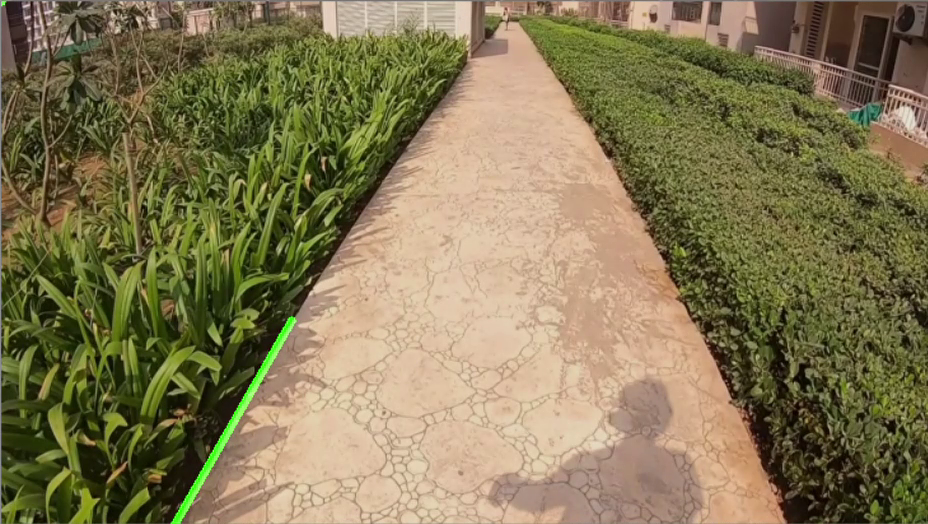
#> input picture frame 27 of Curved Lanes/test.mp4, 928 x 524 px
$ jupyter execute FinalTest.ipynb
#> lines starting #> are read from the running program, lines starting #| are printed output that depends on the picture; after the words box and inside, x2 and y2 are one past the last pixel; in counts of white or black regions, pixels touching at a corner belong together
### Curved Lanes/ImagePrep.py
import cv2 as cv
import numpy as np
class PrepareImage():
    '''ATTRIBUTES:
    gauss_size : kernel size for the gaussian blur
                type-> tuple of size 2 with odd and equal
                       entries > 1
    gauss_deviation : x and y axis standard deviations for
               gaussian blur
               type -> list-like of size = 2
    auto_canny : If auto canny is True use median of blurred
                image to calculate thresholds
                type-> boolean
    canny_low : the lower threshold of the canny filter
                type -> int
    canny_high : the higher threshold of the canny filter
                type -> int
    segment_x : the width of segment peak( the triangular
               segment head). Given as the fraction of the width
               of the image
               type -> float in (0,1) 0 and 1 exclusive
    segment_y : the height segment peak
                Given as the fraction of the height from the
                top
                type -> float in (0,1) 0 and 1 exclusive

    METHODS:
    do_canny : does gaussian blurring and canny thresholding of image
    segment_image : segments the lane to reduce computation cost
    get_poly_mask_points : returns the lane area to analyse for curve fitting
    get_binary_image:
    '''
    def __init__(self,
                gauss_size = None,
                gauss_deviation = None,
                auto_canny = False,
                canny_low = 50,
                canny_high = 175,
                segment_x = 0.5,
                segment_y = 0.5):

        # setting gaussian kernel parameters.
        if(gauss_size is not None):
            if(len(gauss_size) != 2):
                raise Exception("Wrong size for the Gaussian Kernel")
            elif(type(gauss_size) is not tuple):
                raise Exception("Kernel type should be a tuple")
            elif(gauss_size[0]%2 == 0 or gauss_size[1]%2 == 0):
                raise Exception("Even entries found in Gaussian Kernel")
        self.gauss_kernel = gauss_size

        if(gauss_deviation is not None):
            if(len(gauss_deviation)!=2):
                raise Exception("Wrong length of gauss deviation")
            else:
                self.gauss_deviation = gauss_deviation

        if(type(auto_canny) is not bool):
            raise TypeError("Incorrect Type mentioned for auto canny")

        # setting canny parameters
        if(auto_canny is False):
            self.auto_canny = False
            if(type(canny_high) is int and type(canny_low) is int):
                self.canny_low = canny_low
                self.canny_high = canny_high
            else:
                raise TypeError("Incorrect type specified for canny thresholds")
        else:
            self.auto_canny = True

        # setting segment parameters
        if segment_x >=1 or segment_x<=0:
            raise Exception("Fraction specified is out of range (0,1)")
        else:
            self.segment_x = segment_x
        if segment_y >=1 or segment_y<=0:
            raise Exception("Fraction specified is out of range (0,1)")
        else:
            self.segment_y = segment_y
    def do_canny(self,frame):
        '''PARAMETERS: frame: the frame of the image on which we want to apply the
                      canny filter
          RETURNS : a canny filtered frame '''
        # gray the image
        gray = cv.cvtColor(frame, cv.COLOR_RGB2GRAY)
        # apply blur
        if(self.gauss_kernel is None):
            self.gauss_kernel = (9,9) # using a default kernel size
        if(self.gauss_deviation is None):
            self.gauss_deviation = [3,3]

        blur = cv.GaussianBlur(gray, self.gauss_kernel, self.gauss_deviation[0], self.gauss_deviation[1])

        #apply canny filter
        if self.auto_canny is False:
            canny = cv.Canny(blur,self.canny_low,self.canny_high)
        else:
            # Auto canny trumps specified parameters
            v = np.median(blur)
            sigma = 0.33
            lower = int(max(0, (1.0 - sigma) * v))
            upper = int(min(255, (1.0 + sigma) * v))
            canny = cv.Canny(blur,lower,upper)

        return canny

    def segment_image(self,frame):
        '''PARAMETERS: frame : the frame of the image on which we want to apply the
                      segementation filter
        RETURNS : a segmented canny filtered frame '''
        height = frame.shape[0]
        width = frame.shape[1]
        shift = int(0.08 * width)
        points = np.array([
            [(0,height),(width,height),(int(width*self.segment_x)+shift,int(height*self.segment_y)),
             (int(width*self.segment_x)-shift,int(height*self.segment_y))]
        ])
        # create an image with zero intensity with same dimensions as frame.
        mask = np.zeros_like(frame)

        cv.fillPoly(mask,points,255) # filling the frame's triangle with white pixels
        # do a bitwise and on the canny filtered black and white image and the
        # segment you just created to get a triangular area for lane detection
        segment = cv.bitwise_and(frame, mask)

        # boundary lines...
        # cv.line(segment,(0,height),(int(width*self.segment_x)-shift,int(height*self.segment_y)),(250,0,0),1)
        # cv.line(segment,(width,height),(int(width*self.segment_x)+shift,int(height*self.segment_y)),(250,0,0),1)
        # cv.line(segment,(int(width*self.segment_x)+shift,int(height*self.segment_y)),
        #      (int(width*self.segment_x)-shift,int(height*self.segment_y)),(250,0,0),1)

        return segment
    # this needs to be less tilted
    def get_poly_maskpoints(self,frame):
        height = frame.shape[0]
        width = frame.shape[1]
        shift = int(0.08 * width)
        points = np.array([
                [(2*shift,height),(width-2*shift,height),(int(width*self.segment_x)+2*shift,int(height*self.segment_y)),
                 (int(width*self.segment_x)-2*shift,int(height*self.segment_y))]
            ])
        left = (points[0][0],points[0][3])
        right = (points[0][1],points[0][2])
        return (left,right)

    def get_binary_image(self,frame):
        can = self.do_canny(frame)
#         cv.imshow(can)
        seg = self.segment_image(can)
        return seg


### Curved Lanes/CurveDetector.py
import cv2 as cv
import numpy as np
class Curve():
    '''PARAMETERS:
                     window_size -> float (0,1): how wide you want the
                                    window to be
      METHODS: // to-do
    '''
    def __init__(self,draw = False):
        self.non_zero = []
        self.prev_left = None
        self.prev_right = None
        self.draw = draw
    def get_lane_points(self,frame, left, right, pxx=10, pxy=30):
        '''
        PARAMETERS: frame, left -> points of left boundary, right -> points of right boundary
                    pxx -> pixel size of x
                    pxy -> pixel size in y
        RETURNS: points : a list of 2 tuples of proposed lane coords'''
        x_start = left[0][0]
        x_end = right[0][0]
        y_start = left[1][1]
        y_end = left[0][1]
        x = np.array([], dtype=np.uint32)
        y = np.array([], dtype=np.uint32)
        for i in range(y_start, y_end, pxy):
            for j in range(x_start, x_end, pxx):
                if((pxx*pxy)/40 < np.count_nonzero(frame[i:i+pxx, j:j+pxy]) < (pxx*pxy)/15):
                    nz = np.nonzero(frame[i:i+pxx, j:j+pxy])
                    x = np.hstack((x, nz[0]+i))
                    y = np.hstack((y, nz[1]+j))

        return np.transpose((x, y))


    def detect_curve(self,img, x, y, left, right):
        ''' PARAMETRS: Frame, x-> X coordinates of white points , y-> Y coordinates of white points
                       left -> Points of left boundary
                       right -> Points of right boundary

            RETURNS: -> Image with the single curve traced
        '''
        img2 = np.zeros_like(img)

#         y = -y
        a, b, c = np.polyfit(x, y, 2)
        x_start = left[0][0]
        x_end = right[0][0]
        y_start = left[1][1]
        y_end = left[0][1]
        for i in range(min(x), max(x)):
            y_ = int(a*i*i+b*i+c)
            try:
                if(y_ < img2.shape[0] and y_>0):
                    img2[i, y_] = 255
            except:
                pass
        return img2


    def curveTrace(self,frame, left, right):
        '''
        PARAMETERS:  frame,left - coordinates of left boundary, right - coordinates of right boundary
        '''
        height, width = frame.shape
        self.non_zero = []
        # splitting the image to two parts
        left_img = frame[:, :width//2]
        right_img = frame[:, width//2+1:]


        # Working on the left curve
        try:
            curr_points = self.get_lane_points(left_img, left, right, 10, 30)
         # what if very less points?
            if(self.prev_left is None):
                self.prev_left = curr_points
                self.non_zero.append(curr_points)
                x,y = np.transpose(curr_points)
            else:
                if(len(curr_points) < int(0.6*len(self.prev_left)) or curr_points is None):
                    x,y = np.transpose(self.prev_left)
                    self.non_zero.append(self.prev_left)
                else:
                    x,y = np.transpose(curr_points)
                    self.prev_left = curr_points
                    self.non_zero.append(curr_points)

            left_curve = self.detect_curve(left_img, x, y, left, right)
        except:
            left_curve = left_img

        # Working on the right curve
        try:
            flipped_right_img = cv.flip(right_img, 1)
            curr_points = self.get_lane_points(flipped_right_img, left, right, 10, 30)

        # what if very less points?
            if(self.prev_right is None ):
                self.prev_right = curr_points
                x,y = np.transpose(curr_points)
                self.non_zero.append(curr_points)
            else:
                if(len(curr_points) < int(0.6*len(self.prev_right)) or curr_points is None): #30 %
                    x,y = np.transpose(self.prev_right)
                    self.non_zero.append(self.prev_right)
                else:
                    self.prev_right = curr_points
                    x,y = np.transpose(curr_points)
                    self.non_zero.append(curr_points)

            right_curve = self.detect_curve(flipped_right_img, x, y, left, right)
            flipped_right_curve = cv.flip(right_curve,1)
        except:
            flipped_right_curve=right_img


        img2 = np.hstack((left_curve, flipped_right_curve))
        return img2

    def drawCurve(self,image, curve,color=(255,255,0),thickness=3):
        '''
        PARAMETERS:  image: Original image colored
                     curve -> Curve to draw on the image
                     color -> color of the curve
                     thickness -> Thickness of the curve '''
        height, width, col = image.shape
        if(self.draw == True):
            start = curve.shape[0]//3
        else:
            start = curve.shape[0]
        for i in range(start, curve.shape[0]):
            for j in range(curve.shape[1]):
                if(curve[i, j] != 0):
                    for x in range(thickness):
                        try:
                            image[i, j+x] = color
                        except:
                            pass
        return image

### Curved Lanes/PredictionforLanes.py
#!/usr/bin/env python
# coding: utf-8

 ## Predictions Class


import cv2 as cv
import numpy as np
import speech_recognition as sr
from gtts import gTTS
import os
import time
import playsound
# from tts import speak
class Predictions():
    '''Provides predictions for a given binary frame where
       the noise in the image has been removed.
       PARAMETERS: basis: string -> "mean" or "median"
                           how do you provide the output
                           for the lane that you acquired
                   threshold: float(0,1) : how closely you
                           want the lane to be detected relative
                           to center of image '''
    def __init__(self,basis = "mean",
                threshold = 0.1):

        if(basis not in ["mean","median"]):
            raise ValueError("Basis should be either mean or median")
        self.basis = basis

        if(threshold <=0 or threshold>=1 ):
            raise ValueError("Invalid range for threshold")
        self.threshold = threshold


    def get_lane_middle(self,img,X):
        '''RETURNS: middle x co-ordinate based on the
                    basis defined in class parameters '''
        if(self.basis == "mean"):
            try:
                mid = int(np.mean(X))
            except:
                mid = img.shape[1]//2
        else:
            try:
                mid = int(np.median(X))
            except:
                mid = img.shape[1]//2
        return mid

    # [23 lines left out: function shifted_lane, not called in this run]

    def get_outputs(self,frame,points):
        '''Generates predictions for walking
           on a lane
           PARAMETERS: frame : original frame on which we draw
                             predicted outputs. This already has the
                             lanes drawn on it
                       points : list of 2-tuples : the list
                              which contains the points of the lane
                              which is drawn on the image
           RETURNS : a frame with the relevant outputs
           '''

        height,width = frame.shape[0], frame.shape[1]
        # get the center of frame
        center_x = width//2
        # get the distribution of points on
        # left and right of image center
        left_x,right_x = 0,0
        X = []
        for i in points:
            for k in i:
                x = k[0]
                if(x < center_x):
                    left_x+=1
                else:
                    right_x+=1
                X.append(k[0])
        # get the lane middle and draw
        try:
            lane_mid = self.get_lane_middle(frame,X)
        except:
            lane_mid = center_x
        cv.line(frame,(lane_mid,height-1),(lane_mid,height - width//10),(0,0,0),2)
        # calculate shift
        shift_allowed = int(self.threshold*width)
        # calculate deviations and put on image
        deviation = lane_mid - center_x
        deviation_text = "Deviation: "+str(np.round((deviation * 100/width),3)) + "%"
        cv.putText(frame,deviation_text,(int(lane_mid-60),int(height-width//(9.5))),1,1.3,(250,20,250),2)
#         speak(deviation_text)

        if(abs(deviation) >= shift_allowed):
            # large deviation : give shift outputs only
            frame = self.shifted_lane(frame,deviation)
            return frame
        else:
            # if deviation lesser then that means either correct path
            # or a turn is approaching : text put at the center of the
            # frame

            total_points= left_x + right_x
            correct = ["Good Lane Maintainance"," Continue straight"]
            # correct = "Good Lane Maintainance Continue straight"
            left_turn = "Left turn is approaching Please start turning left"
            right_turn = "Right turn is approaching Please start turning right"
            left_turnt = ["Left turn is approaching"," Please start turning left"]
            right_turnt = ["Right turn is approaching ","Please start turning right"]
            # if relative change in percentage of points is < 10% then
            # going fine
            try:
                left_perc = left_x*100/(total_points)
                right_perc = right_x*100/(total_points)
            except:
                left_perc = 50
                right_perc = 50
            if(abs(left_perc - right_perc) < 25):
                # speak(correct)
                cv.putText(frame,correct[0],(40,40),5,1.1,(100,255,10),2)
                cv.putText(frame,correct[1],(40,70),5,1.1,(100,255,10),2)


            else:
                if(left_perc > right_perc): # more than 25% relative change
                    # means a approximately a right turn is approaching
                    cv.putText(frame,right_turn[0],(40,40),5,1.1,(100,10,255),2)
                    cv.putText(frame,right_turn[1],(40,70),5,1.1,(100,10,255),2)

                    # speak(right_turn)
                else:
                    cv.putText(frame,left_turn[0],(40,40),5,1.1,(100,10,255),2)
                    cv.putText(frame,left_turn[1],(40,70),5,1.1,(100,10,255),2)

                    # speak(left_turn)
            if(left_perc > right_perc): # more than 25% relative change
                # means a approximately a right turn is approaching
                cv.putText(frame,right_turnt[0],(40,40),5,1.1,(100,10,255),2)
                cv.putText(frame,right_turnt[1],(40,70),5,1.1,(100,10,255),2)

                # speak(right_turn)
            else:
                cv.putText(frame,left_turnt[0],(40,40),5,1.1,(100,10,255),2)
                cv.putText(frame,left_turnt[1],(40,70),5,1.1,(100,10,255),2)

                # speak(left_turn)
            # return the frame with the outputs
            # to-do : output with sound
            return frame


# [6 lines left out: function speak, not called in this run]

### Curved Lanes/FinalTest.ipynb
[cell 1]
from ImagePrep import PrepareImage
from CurveDetector import Curve
from PredictionforLanes import Predictions
import cv2
import time
def main():

    cap = cv2.VideoCapture(r'C:\Users\Asus\Documents\VisionHelper\Curved Lanes\test.mp4')
    i = 0
    ImagePreprocessor = PrepareImage((11,11),(2,0),False,50,170,0.5,0.37)
    CurveMaker = Curve(draw = False)
    Predict = Predictions(basis='median',threshold=0.3)
    print(cap.isOpened())
    while(cap.isOpened()):
        ret, frame = cap.read()
#> frame is the input picture: shape (524, 928, 3); mean B, G, R 83.7, 120.3, 131.7
        if(ret):
            frame = cv2.resize(frame, (500, 350))
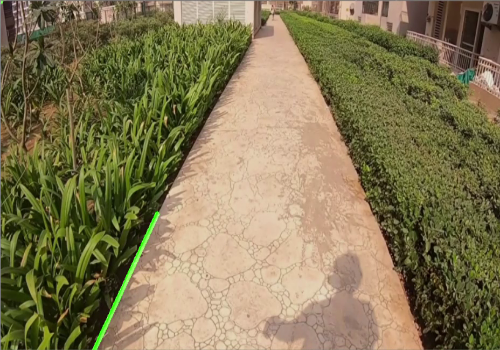
#> frame: shape (350, 500, 3); mean B, G, R 83.6, 120.2, 131.6
            # cv2.imshow("im0",frame)
            if(i % 3 == 0):
                i = 0
                image=ImagePreprocessor.get_binary_image(frame)
#> in do_canny, `gray = cv.cvtColor(frame, cv.COLOR_RGB2GRAY)`:
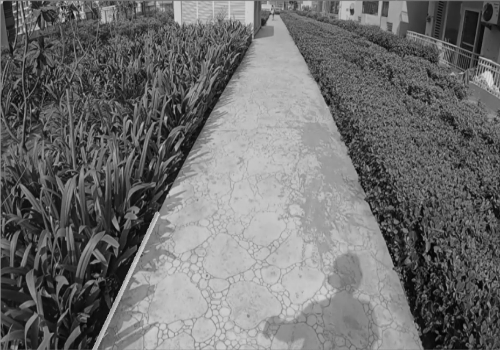
#> gray: shape (350, 500); min 2, max 220, mean 110.5
#> in do_canny, `blur = cv.GaussianBlur(gray, self.gauss_kernel, self.gauss_deviation[0..`:
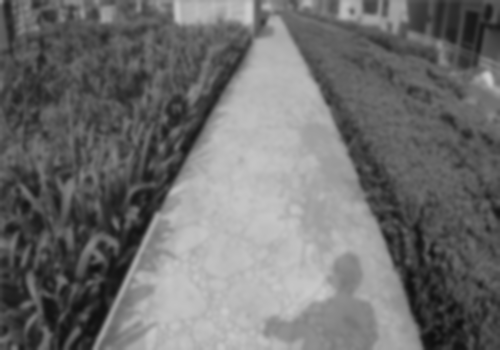
#> blur: shape (350, 500); min 14, max 204, mean 110.5
#> in do_canny, `canny = cv.Canny(blur,self.canny_low,self.canny_high)`:
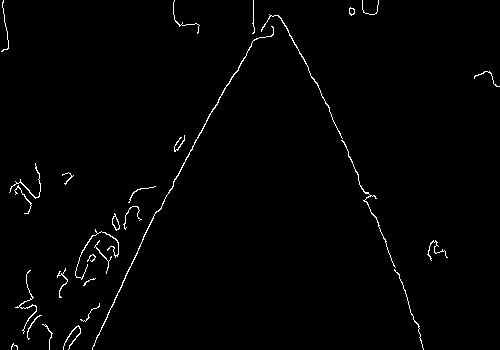
#> canny: shape (350, 500); 1.3% white in thin lines or dots
#> in segment_image, `cv.fillPoly(mask,points,255) # filling the frame's triangle with white..`:
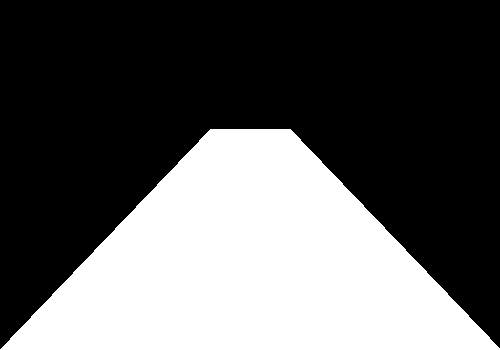
#> mask: shape (350, 500); 36.7% white; 1 white region, box (x1, y1, x2, y2) and area: (0, 129, 500, 350) 64310
#> in segment_image, `segment = cv.bitwise_and(frame, mask)`:
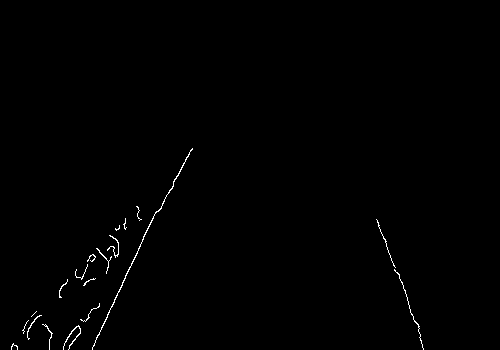
#> segment: shape (350, 500); 0.52% white in thin lines or dots, all inside (x1, y1, x2, y2) = (11, 148, 424, 350)
                # cv2.imshow("Im1",image)
                left, right = ImagePreprocessor.get_poly_maskpoints(image)
#> left = ([80, 350], [170, 129]); right = ([420, 350], [330, 129])
                curve=CurveMaker.curveTrace(image,left,right)
#> in curveTrace, `left_img = frame[:, :width//2]`:
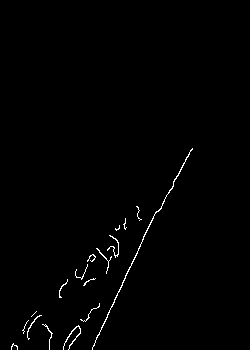
#> left_img: shape (350, 250); 0.86% white in thin lines or dots, all inside (x1, y1, x2, y2) = (11, 148, 193, 350)
#> in curveTrace, `right_img = frame[:, width//2+1:]`:
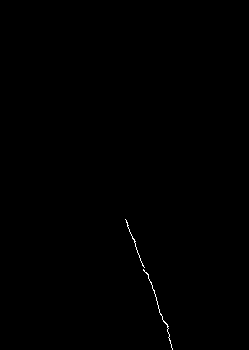
#> right_img: shape (350, 249); 0.17% white in thin lines or dots, all inside (x1, y1, x2, y2) = (125, 219, 173, 350)
#> in get_lane_points, `x_start = left[0][0]`: x_start = 80
#> in get_lane_points, `x_end = right[0][0]`: x_end = 420
#> in get_lane_points, `y_start = left[1][1]`: y_start = 129
#> in get_lane_points, `y_end = left[0][1]`: y_end = 350
#> in curveTrace, `curr_points = self.get_lane_points(left_img, left, right, 10, 30)`: curr_points = 261 pairs, first value 159 to 348, second value 81 to 186
#> in curveTrace, `self.prev_left = curr_points`: self.prev_left has the same summary as curr_points
#> in curveTrace, `x,y = np.transpose(curr_points)`: x = 261 values, max 348 at index 249, min 159 at index 0, mean 247.2; y = 261 values, max 186 at index 1, min 81 at index 147, mean 137.1
#> in detect_curve, `a, b, c = np.polyfit(x, y, 2)`: a = 0.00102; b = -1.04; c = 327.2
#> in detect_curve, `x_start = left[0][0]`: x_start = 80
#> in detect_curve, `x_end = right[0][0]`: x_end = 420
#> in detect_curve, `y_start = left[1][1]`: y_start = 129
#> in detect_curve, `y_end = left[0][1]`: y_end = 350
#> the loop in detect_curve, `for i in range(min(x), max(x)):` made 189 passes
#> y_ on passes 1 to 3: 188, 187, 187
#> after the loop in detect_curve, `for i in range(min(x), max(x)):`:
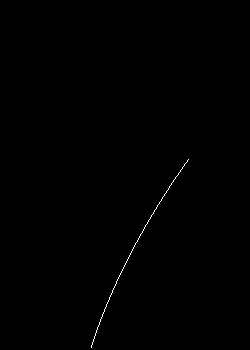
#> img2: shape (350, 250); 0.22% white in thin lines or dots, all inside (x1, y1, x2, y2) = (91, 159, 189, 348)
#> in curveTrace, `flipped_right_img = cv.flip(right_img, 1)`:
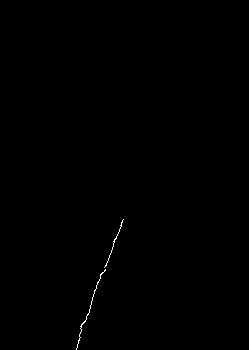
#> flipped_right_img: shape (350, 249); 0.17% white in thin lines or dots, all inside (x1, y1, x2, y2) = (76, 219, 124, 350)
#> (the rest of the program and of its run is left out)
